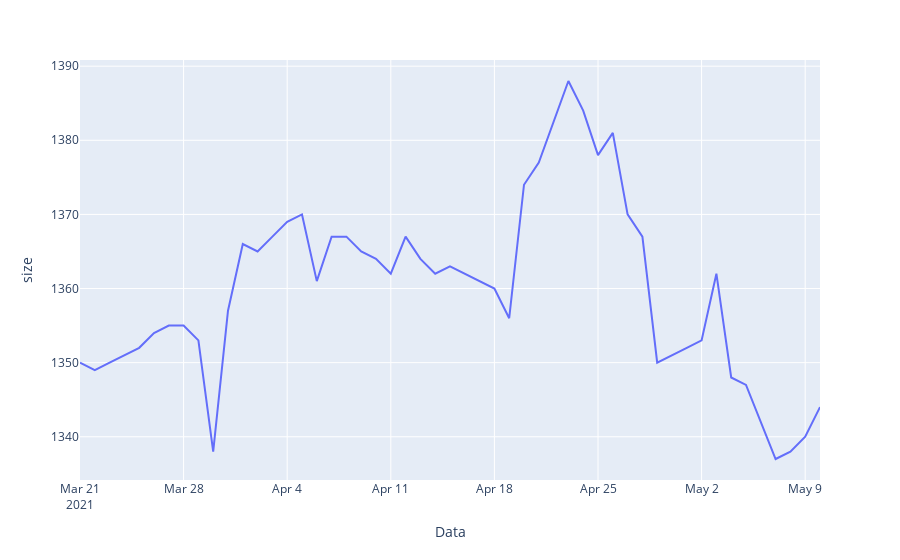

Write notebook code for a chart like this one.
### Code cell
count_by_day = data.groupby("Data", as_index=False)["Data"].size()
fig = go.Figure(data=px.line(count_by_day, x="Data", y="size"))
fig.show()

### Figure 1 — Plotly figure (JSON) as saved in the notebook; plotly's stock layout.template omitted (floating-point values rounded to 4 significant figures)
{"data": [{"hovertemplate": "Data=%{x}<br>size=%{y}<extra></extra>", "legendgroup": "", "line": {"color": "#636efa", "dash": "solid"}, "mode": "lines", "name": "", "orientation": "v", "showlegend": false, "type": "scatter", "x": ["2021-03-21", "2021-03-22", "2021-03-23", "2021-03-25", "2021-03-26", "2021-03-27", "2021-03-28", "2021-03-29", "2021-03-30", "2021-03-31", "2021-04-01", "2021-04-02", "2021-04-03", "2021-04-04", "2021-04-05", "2021-04-06", "2021-04-07", "2021-04-08", "2021-04-09", "2021-04-10", "2021-04-11", "2021-04-12", "2021-04-13", "2021-04-14", "2021-04-15", "2021-04-16", "2021-04-17", "2021-04-18", "2021-04-19", "2021-04-20", "2021-04-21", "2021-04-23", "2021-04-24", "2021-04-25", "2021-04-26", "2021-04-27", "2021-04-28", "2021-04-29", "2021-05-01", "2021-05-02", "2021-05-03", "2021-05-04", "2021-05-05", "2021-05-06", "2021-05-07", "2021-05-08", "2021-05-09", "2021-05-10"], "xaxis": "x", "y": [1350, 1349, 1350, 1352, 1354, 1355, 1355, 1353, 1338, 1357, 1366, 1365, 1367, 1369, 1370, 1361, 1367, 1367, 1365, 1364, 1362, 1367, 1364, 1362, 1363, 1362, 1361, 1360, 1356, 1374, 1377, 1388, 1384, 1378, 1381, 1370, 1367, 1350, 1352, 1353, 1362, 1348, 1347, 1342, 1337, 1338, 1340, 1344], "yaxis": "y"}], "layout": {"legend": {"tracegroupgap": 0}, "margin": {"t": 60}, "xaxis": {"anchor": "y", "domain": [0, 1], "title": {"text": "Data"}}, "yaxis": {"anchor": "x", "domain": [0, 1], "title": {"text": "size"}}}}
